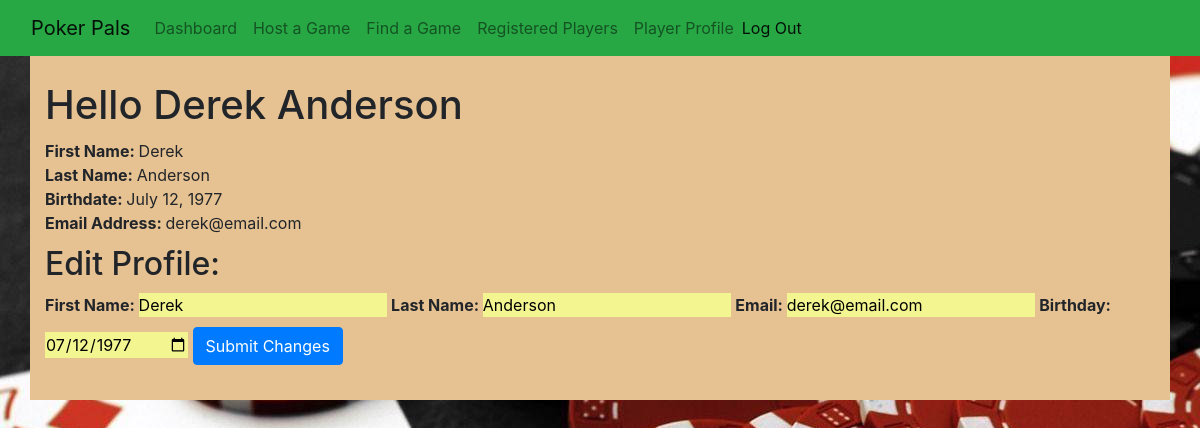
/profile (signed in), run on the app's committed database.
### poker_app/models.py (models this page shows, shortened)
class User(models.Model):
    first_name = models.CharField(max_length=45)
    last_name = models.CharField(max_length=45)
    birthdate = models.DateField()
    email = models.EmailField(unique=True)
    password = models.CharField(max_length=255)
    created_at = models.DateTimeField(auto_now_add=True)
    updated_at = models.DateTimeField(auto_now=True)
    def viewbirthdate(self):
        return '{}'.format(self.birthdate)
    objects = LoginManager()

### poker_app/views.py (the view)
# urls.py: path('profile', views.profile),
def profile(request):
    user = User.objects.get(id=request.session['user_id'])
    context = {
        'user': user,
    }
    return render(request, 'profile.html', context)

### poker_app/templates/profile.html (shortened to what this page needs)
<!DOCTYPE html>
<html lang="en">
    <head>
        <link
            href="https://stackpath.bootstrapcdn.com/bootstrap/4.5.0/css/bootstrap.min.css"
            rel="stylesheet"
        />
        {% load static %}
        <link rel="stylesheet" href="{% static 'css/style.css' %}" />
    </head>
    <body>
        <nav class="navbar navbar-expand-lg navbar-light bg-success">
            <div class="container-fluid">
                <a class="navbar-brand" href="/dashboard">Poker Pals</a>
                <div class="collapse navbar-collapse" id="navbarSupportedContent">
                    <ul class="navbar-nav me-auto mb-2 mb-lg-0">
                        <li class="nav-item">
                            <a class="nav-link" aria-current="page" href="/dashboard">Dashboard</a>
                        </li>
                        <li class="nav-item">
                            <a class="nav-link" aria-current="page" href="/host">Host a Game</a>
                        </li>
                        <li class="nav-item">
                            <a class="nav-link" href="/events">Find a Game</a>
                        </li>
                        <li class="nav-item">
                            <a class="nav-link" aria-current="page" href="/players">Registered Players</a>
                        </li>
                        <li class="nav-item">
                            <a class="nav-link" aria-current="page" href="/profile">Player Profile</a>
                        </li>
                    </ul>
                    <span class="navbar-text">
                        <a href="/logout">Log Out</a>
                    </span>
                </div>
            </div>
        </nav>
        <div class="container">
            <div class="row">
                <div class="col-sm">
                    <h1>Hello {{user.first_name}} {{user.last_name}}</h1>
                    <p><strong>First Name: </strong>{{user.first_name }}</p>
                    <p><strong>Last Name: </strong> {{user.last_name }}</p>
                    <p><strong>Birthdate: </strong>{{user.birthdate}}</p>
                    <p><strong>Email Address: </strong>{{user.email}}</p>
                    <h2>Edit Profile:</h2>
                    <form action="/edit/{{user.id}}" method="POST">
                        {% csrf_token %} <strong>First Name: </strong><input type="text" name="first_name" value="{{user.first_name}}" />
                        <strong>Last Name: </strong>
                        <input type="text" name="last_name" value="{{user.last_name}}" />
                        <strong>Email: </strong><input type="text" name="email" value="{{user.email}}" /> <strong>Birthday: </strong
                        ><input type="date" name="birthdate" value="{{user.viewbirthdate}}" />
                        <button class="btn btn-primary">Submit Changes</button>
                    </form>
                </div>
            </div>
        </div>
    </body>
</html>

### poker_app/static/css/style.css (style rules this page uses)
* { margin: 0px; padding: 0px; }
body, div, dl, dt, dd, ul, ol, li, h1, h2, h3, h4, h5, h6, pre, form, fieldset, input, p, blockquote, table, th, td, embed, object { padding: 0; margin: 0; border: 0; }
html { margin: 0; min-height: 100%; }
body { margin: 0; min-height: 100%; background-image: url(/static/images/poker.jpg); }
.container { background-color: rgb(230, 193, 145); padding: 15px; }
h1, h2 { margin: 10px 0px 10px 0px; }
form { margin: 10px 0px 10px 0px; }
button { margin: 10px 0px 10px 0px; }
input { background-color: rgb(243, 245, 145); }

### data on the page
User: first_name "Derek", last_name "Anderson", birthdate "July 12, 1977", email "derek@email.com", birthdate "07/12/1977"
